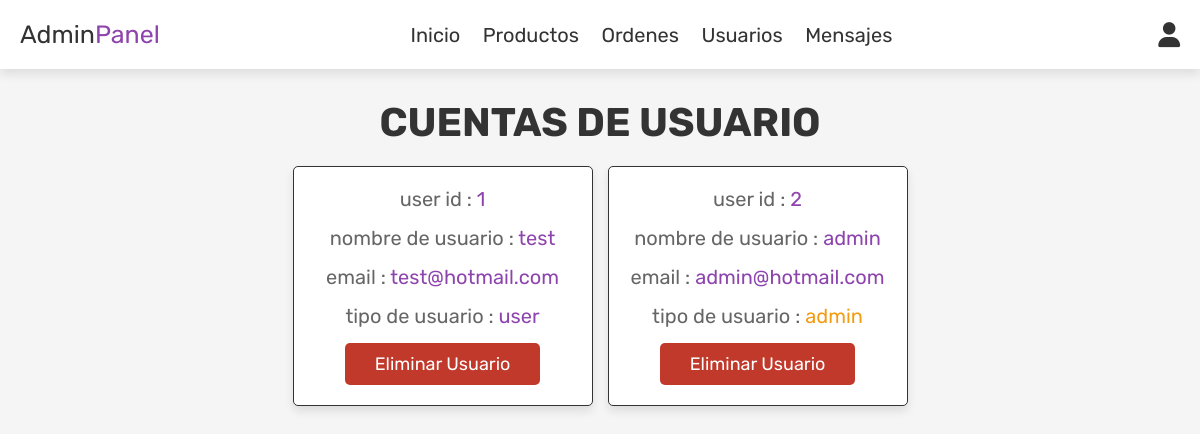
Screenshot of /admin_users.php (signed in) with the database file from the repository.
### tables this page shows
CREATE TABLE `users` (
  `id` int(100) NOT NULL,
  `name` varchar(100) NOT NULL,
  `email` varchar(100) NOT NULL,
  `password` varchar(100) NOT NULL,
  `user_type` varchar(20) NOT NULL DEFAULT 'user'
);

### src/admin_users.php (the view, shortened to what this page needs)
<?php
include 'config.php';
?>
<!DOCTYPE html>
<html lang="en">
<head>
   <link rel="stylesheet" href="https://cdnjs.cloudflare.com/ajax/libs/font-awesome/6.0.0/css/all.min.css">
   <link rel="stylesheet" href="css/admin_style.css">
</head>
<body>
<?php include 'admin_header.php'; ?>
<section class="users">
   <h1 class="title"> Cuentas de usuario </h1>
   <div class="box-container">
      <?php
         $select_users = mysqli_query($conn, "SELECT * FROM `users`") or die('query failed');
         while($fetch_users = mysqli_fetch_assoc($select_users)){
      ?>
      <div class="box">
         <p> user id : <span><?php echo $fetch_users['id']; ?></span> </p>
         <p> nombre de usuario : <span><?php echo $fetch_users['name']; ?></span> </p>
         <p> email : <span><?php echo $fetch_users['email']; ?></span> </p>
         <p> tipo de usuario : <span style="color:<?php if($fetch_users['user_type'] == 'admin'){ echo 'var(--orange)'; } ?>"><?php echo $fetch_users['user_type']; ?></span> </p>
         <a href="admin_users.php?delete=<?php echo $fetch_users['id']; ?>" onclick="return confirm('¿Eliminar este usuario?');" class="delete-btn">eliminar usuario</a>
      </div>
      <?php
         };
      ?>
   </div>
</section>
</body>
</html>

### src/css/admin_style.css (style rules this page uses)
:root { --purple:#8e44ad; --red:#c0392b; --orange:#f39c12; --black:#333; --white:#fff; --light-color:#666; --light-white:#ccc; --light-bg:#f5f5f5; --border:.1rem solid var(--black); --box-shadow:0 .5rem 1rem rgba(0,0,0,.1); }
* { font-family: 'Rubik', sans-serif; margin:0; padding:0; box-sizing: border-box; outline: none; border:none; text-decoration: none; transition:all .2s linear; }
html { font-size: 62.5%; overflow-x: hidden; }
body { background-color: var(--light-bg); }
section { padding:3rem 2rem; }
.title { text-align: center; margin-bottom: 2rem; text-transform: uppercase; color:var(--black); font-size: 4rem; }
.btn, .option-btn, .delete-btn, .white-btn { display: inline-block; margin-top: 1rem; padding:1rem 3rem; cursor: pointer; color:var(--white); font-size: 1.8rem; border-radius: .5rem; text-transform: capitalize; }
.delete-btn { background-color: var(--red); }
.users .box-container { display: grid; grid-template-columns: repeat(auto-fit, 30rem); justify-content: center; gap:1.5rem; max-width: 1200px; margin:0 auto; align-items: flex-start; }
.users .box-container .box { background-color: var(--white); padding:2rem; border:var(--border); box-shadow: var(--box-shadow); border-radius: .5rem; text-align: center; }
.users .box-container .box p { padding-bottom: 1.5rem; font-size: 2rem; color:var(--light-color); }
.users .box-container .box p span { color:var(--purple); }
.users .box-container .box .delete-btn { margin-top: 0; }

### rows the page displays
users: id "1", name "test", email "test@hotmail.com", user_type "user"
users: id "2", name "admin", email "admin@hotmail.com", user_type "admin"
